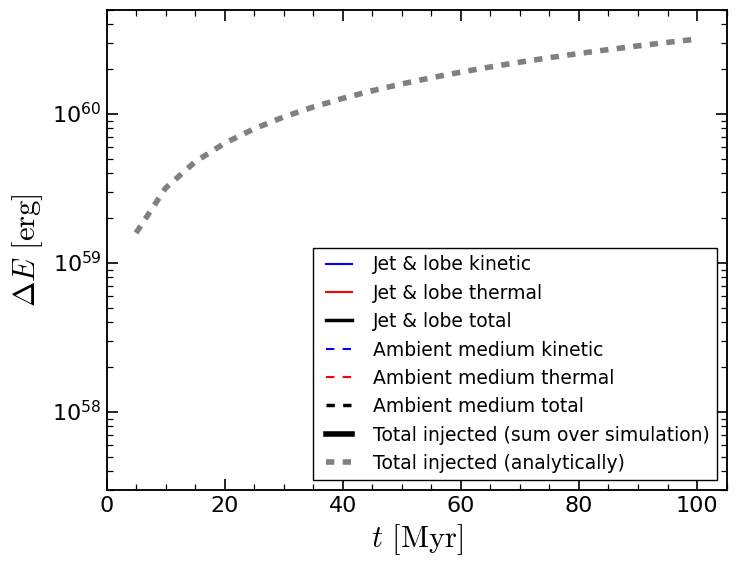

Python code for this plot:
import pylab
from pylab import *
from scipy import stats
import h5py as h5
import matplotlib
from matplotlib.colors import LogNorm
import swiftsimio as sw
import glob
import re
import os

matplotlib.use("Agg")

# Plot parameters
params = {
    "axes.labelsize": 10,
    "axes.titlesize": 10,
    "font.size": 9,
    "legend.fontsize": 9,
    "xtick.labelsize": 10,
    "ytick.labelsize": 10,
    "figure.figsize": (3.15, 3.15),
    "figure.subplot.left": 0.01,
    "figure.subplot.right": 0.92,
    "figure.subplot.bottom": 0.01,
    "figure.subplot.top": 0.99,
    "figure.subplot.wspace": 0,
    "figure.subplot.hspace": 0,
    "lines.markersize": 6.0,
    "lines.linewidth": 2.0,
    "axes.facecolor": "black",
    "axes.edgecolor": "white",
}
rcParams.update(params)

path_to_file = "../"
snapshot_base = "output_"

jet_and_lobe_kinetic_energies = []
jet_and_lobe_thermal_energies = []
ambient_medium_kinetic_energies = []
ambient_medium_thermal_energies = []

Msun = 1.98848e33  # g
kpc = 3.08566e21  # cm
mu = 0.6  #
m_H = 1.67262e-24  # g
k_B = 1.38065e-16

snapshots = range(22)
for i in snapshots:
    # Read in the data
    if snapshots[i] < 10:
        data = sw.load(
            path_to_file + snapshot_base + "000" + str(snapshots[i]) + ".hdf5"
        )
    if snapshots[i] >= 10 and snapshots[i] < 100:
        data = sw.load(
            path_to_file + snapshot_base + "00" + str(snapshots[i]) + ".hdf5"
        )
    if snapshots[i] >= 100 and snapshots[i] < 1000:
        data = sw.load(path_to_file + snapshot_base + "0" + str(snapshots[i]) + ".hdf5")
    if snapshots[i] >= 1000:
        data = sw.load(path_to_file + snapshot_base + "" + str(snapshots[i]) + ".hdf5")

    # Properties we need
    gas_velocities = np.array(data.gas.velocities.value, dtype=np.float64)
    gas_temperatures = np.array(data.gas.temperatures.value, dtype=np.float64)
    gas_masses = np.array(data.gas.masses.value, dtype=np.float64)
    gas_ids = np.array(data.gas.particle_ids.value, dtype=np.float64)

    # Compute the (added) internal energy using the initial value
    if snapshots[i] == 0:
        gas_temperature_0 = gas_temperatures[-1]
    gas_thermal_energies = (
        (gas_temperatures - gas_temperature_0)
        * 1.5
        * k_B
        * gas_masses
        * 10 ** 10
        * Msun
        / (mu * m_H)
    )  # in cgs

    gas_kinetic_energies = (
        0.5
        * gas_masses
        * 10 ** 10
        * Msun
        * (
            gas_velocities[:, 0] ** 2
            + gas_velocities[:, 1] ** 2
            + gas_velocities[:, 2] ** 2
        )
        * 1e10
    )  # in cgs

    # Select all kicked particles (using their ids), or all particles hotter than some threshold value (see phase space diagram)
    jet_and_lobe_selection = ((gas_ids > 0e7) & (gas_ids < 2e7)) | (
        gas_temperatures > 1e8
    )

    # Select the other particles as ambient medium, but exclude particles still in the cone
    ambient_medium_selection = np.invert(jet_and_lobe_selection)  # | (gas_ids > 1e7)

    jet_and_lobe_kinetic_energies.append(
        np.sum(gas_kinetic_energies[jet_and_lobe_selection])
    )
    jet_and_lobe_thermal_energies.append(
        np.sum(gas_thermal_energies[jet_and_lobe_selection])
    )
    ambient_medium_kinetic_energies.append(
        np.sum(gas_kinetic_energies[ambient_medium_selection])
    )
    ambient_medium_thermal_energies.append(
        np.sum(gas_thermal_energies[ambient_medium_selection])
    )

# Create plot
import matplotlib.pyplot as plt
import matplotlib.gridspec as gridspec

plt.style.use("classic")
fig = plt.figure(figsize=(8, 6))

times = np.array(snapshots[1:-1]) * 0.005
times_in_Myr = times * 1000

# Plot jet and lobe kinetic and thermal energies
plt.plot(
    times_in_Myr,
    jet_and_lobe_kinetic_energies[1:-1],
    color="blue",
    linestyle="-",
    linewidth=1.5,
    label="Jet & lobe kinetic",
)
plt.plot(
    times_in_Myr,
    jet_and_lobe_thermal_energies[1:-1],
    color="red",
    linestyle="-",
    linewidth=1.5,
    label="Jet & lobe thermal",
)

# Plot total jet and lobe energy
jet_and_lobe_total_energies = np.array(jet_and_lobe_kinetic_energies) + np.array(
    jet_and_lobe_thermal_energies
)
plt.plot(
    times_in_Myr,
    jet_and_lobe_total_energies[1:-1],
    color="black",
    linestyle="-",
    linewidth=2.5,
    label="Jet & lobe total",
)

# Plot ambient medium kinetic and thermal energies
plt.plot(
    times_in_Myr,
    ambient_medium_kinetic_energies[1:-1],
    color="blue",
    linestyle="--",
    linewidth=1.5,
    label="Ambient medium kinetic",
)
plt.plot(
    times_in_Myr,
    ambient_medium_thermal_energies[1:-1],
    color="red",
    linestyle="--",
    linewidth=1.5,
    label="Ambient medium thermal",
)

# Plot total jet and lobe energy
ambient_medium_total_energies = np.array(ambient_medium_kinetic_energies) + np.array(
    ambient_medium_thermal_energies
)
plt.plot(
    times_in_Myr,
    ambient_medium_total_energies[1:-1],
    color="black",
    linestyle="--",
    linewidth=2.5,
    label="Ambient medium total",
)

# Aggregate total
total_injected_energies = jet_and_lobe_total_energies + ambient_medium_total_energies
plt.plot(
    times_in_Myr,
    total_injected_energies[1:-1],
    color="black",
    linestyle="-",
    linewidth=4,
    label="Total injected (sum over simulation)",
)

# Sanity check - how much are we injecting versus time? This should agree perfectly with the above
P_jet = 1.56e8  # in internal units
P_jet *= 6.444262e36  # jet power in cgs units
plt.plot(
    times_in_Myr,
    P_jet * times_in_Myr * 3.1555e13,
    color="grey",
    linestyle="--",
    linewidth=4,
    label="Total injected (analytically)",
)

plt.yscale("log")

# Cosmetics
plt.xlabel(r"$t$ $[\mathrm{Myr}]$", fontsize=22)
plt.ylabel(r"$\Delta E$ $[\mathrm{erg}]$", fontsize=22)
plt.legend(loc="lower right", prop={"size": 13.5}, ncol=1, columnspacing=0.1)
plt.axis([0, 105, 3e57, 5e60])
plt.tick_params(
    axis="x",
    direction="in",
    bottom=True,
    top=True,
    length=8,
    width=1.2,
    which="major",
    labelsize=16,
)
plt.tick_params(
    axis="y",
    direction="in",
    left=True,
    right=True,
    length=8,
    width=1.2,
    which="major",
    labelsize=16,
)
plt.tick_params(
    axis="x",
    direction="in",
    bottom=True,
    top=True,
    length=4,
    width=0.9,
    which="minor",
    labelsize=16,
)
plt.tick_params(
    axis="y",
    direction="in",
    left=True,
    right=True,
    length=4,
    width=0.9,
    which="minor",
    labelsize=16,
)
plt.minorticks_on()
plt.setp(plt.gca().spines.values(), linewidth=1.35)

# Save figure
plt.savefig("energetics.png", bbox_inches="tight", pad_inches=0.1)
